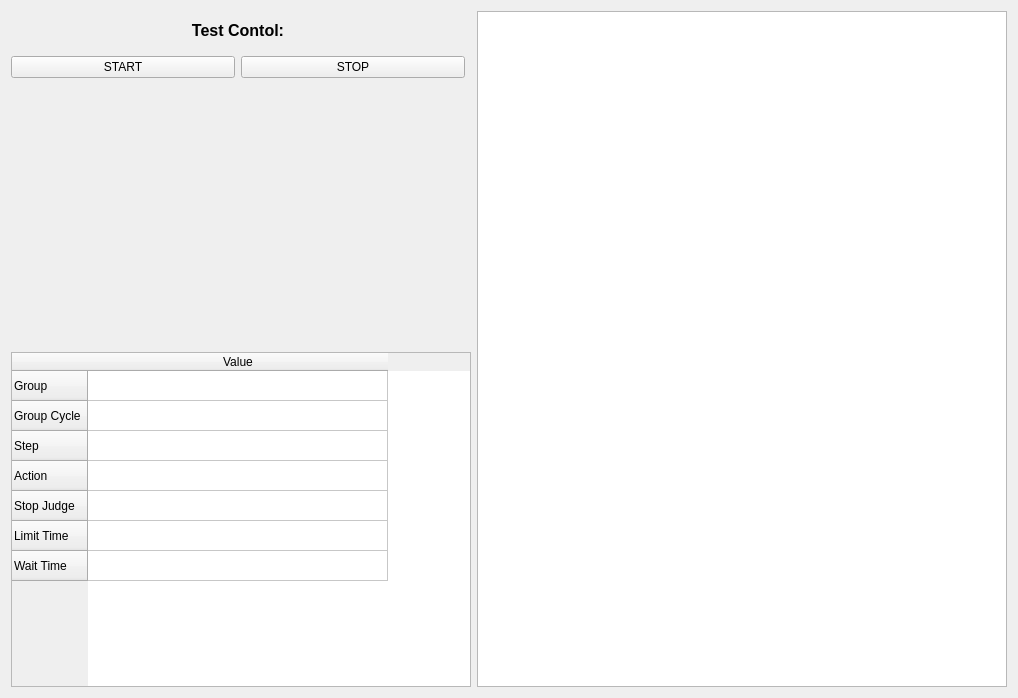
<?xml version="1.0" encoding="UTF-8"?>
<ui version="4.0">
 <class>Form</class>
 <widget class="QWidget" name="Form">
  <property name="geometry">
   <rect>
    <x>0</x>
    <y>0</y>
    <width>1018</width>
    <height>698</height>
   </rect>
  </property>
  <property name="windowTitle">
   <string>Form</string>
  </property>
  <layout class="QGridLayout" name="gridLayout_3">
   <item row="0" column="0">
    <layout class="QGridLayout" name="gridLayout" rowstretch="1,4,5" columnstretch="6,0,7">
     <item row="2" column="0" colspan="2">
      <widget class="QTableWidget" name="test_status_table">
       <property name="sizePolicy">
        <sizepolicy hsizetype="Expanding" vsizetype="Expanding">
         <horstretch>0</horstretch>
         <verstretch>0</verstretch>
        </sizepolicy>
       </property>
       <attribute name="horizontalHeaderMinimumSectionSize">
        <number>30</number>
       </attribute>
       <attribute name="horizontalHeaderDefaultSectionSize">
        <number>300</number>
       </attribute>
       <row>
        <property name="text">
         <string>Group</string>
        </property>
       </row>
       <row>
        <property name="text">
         <string>Group Cycle</string>
        </property>
       </row>
       <row>
        <property name="text">
         <string>Step</string>
        </property>
       </row>
       <row>
        <property name="text">
         <string>Action</string>
        </property>
       </row>
       <row>
        <property name="text">
         <string>Stop Judge</string>
        </property>
       </row>
       <row>
        <property name="text">
         <string>Limit Time</string>
        </property>
       </row>
       <row>
        <property name="text">
         <string>Wait Time</string>
        </property>
       </row>
       <column>
        <property name="text">
         <string>Value</string>
        </property>
       </column>
      </widget>
     </item>
     <item row="1" column="0" colspan="2">
      <spacer name="verticalSpacer">
       <property name="orientation">
        <enum>Qt::Vertical</enum>
       </property>
       <property name="sizeHint" stdset="0">
        <size>
         <width>20</width>
         <height>40</height>
        </size>
       </property>
      </spacer>
     </item>
     <item row="0" column="0">
      <layout class="QGridLayout" name="gridLayout_2">
       <item row="2" column="0">
        <widget class="QPushButton" name="test_start_button">
         <property name="text">
          <string>START</string>
         </property>
        </widget>
       </item>
       <item row="2" column="1">
        <widget class="QPushButton" name="test_stop_button">
         <property name="text">
          <string>STOP</string>
         </property>
        </widget>
       </item>
       <item row="1" column="0" colspan="2">
        <widget class="QLabel" name="label">
         <property name="text">
          <string>&lt;html&gt;&lt;head/&gt;&lt;body&gt;&lt;p align=&quot;center&quot;&gt;&lt;span style=&quot; font-size:12pt; font-weight:600;&quot;&gt;Test Contol:&lt;/span&gt;&lt;/p&gt;&lt;/body&gt;&lt;/html&gt;</string>
         </property>
        </widget>
       </item>
      </layout>
     </item>
     <item row="0" column="2" rowspan="3">
      <widget class="QTableWidget" name="register_table">
       <property name="rowCount">
        <number>0</number>
       </property>
       <attribute name="horizontalHeaderCascadingSectionResizes">
        <bool>true</bool>
       </attribute>
       <attribute name="horizontalHeaderMinimumSectionSize">
        <number>100</number>
       </attribute>
       <attribute name="horizontalHeaderDefaultSectionSize">
        <number>150</number>
       </attribute>
      </widget>
     </item>
    </layout>
   </item>
  </layout>
 </widget>
 <resources/>
 <connections/>
</ui>
